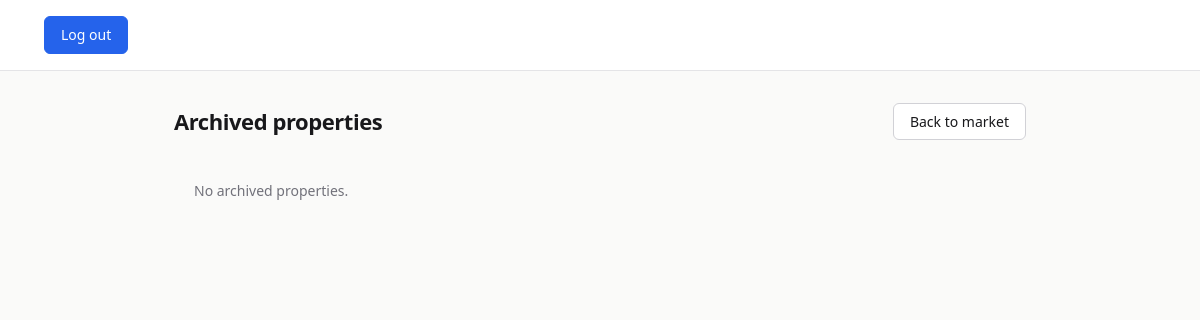
The app's page /propertytrack/rentals/archive/, older data.
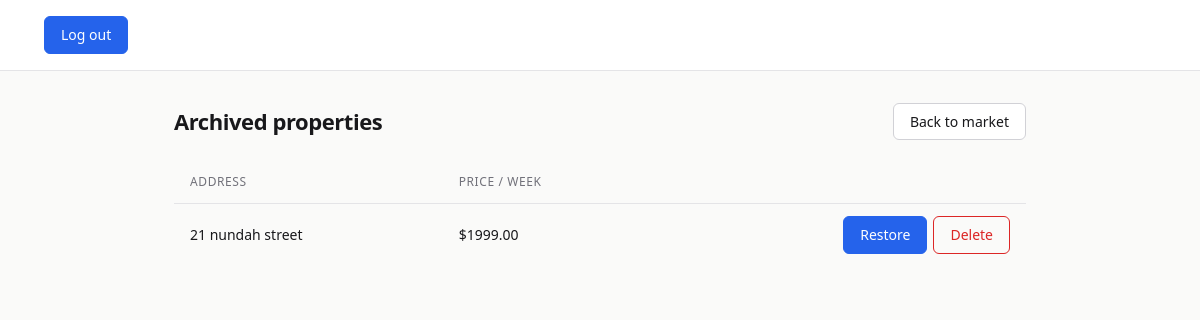
The same page, newer data.
### propertytrack/models.py (models this page shows, shortened)
class Rental(models.Model):
    address = models.CharField(max_length=255)
    rent_amount = models.DecimalField(max_digits=8, decimal_places=2)
    is_archived = models.BooleanField(default=False)
    created_at = models.DateTimeField(auto_now_add=True)

### propertytrack/views.py (the view)
# urls.py: path("rentals/archive/", views.rental_archive_list, name="rental_archive_list"),
def rental_archive_list(request):
    rentals = Rental.objects.filter(is_archived=True)
    return render(request, 'propertytrack/rentals/archive.html', {'rentals': rentals})

### propertytrack/templates/propertytrack/rentals/archive.html (shortened to what this page needs)
{% extends 'propertytrack/base.html' %}
{% block content %}
<div style="display:flex; justify-content:space-between; align-items:center; margin-bottom:20px;">
    <h2>Archived properties</h2>
    <a href="{% url 'propertytrack:rental_list' %}" class="btn">Back to market</a>
</div>
<div class="table-wrap">
    {% if rentals %}
    <table>
        <thead>
            <tr>
                <th>Address</th>
                <th>Price / week</th>
                <th></th>
            </tr>
        </thead>
        <tbody>
            {% for rental in rentals %}
            <tr>
                <td>{{ rental.address }}</td>
                <td>${{ rental.rent_amount }}</td>
                <td style="text-align:right;">
                    <div style="display:flex; gap:6px; justify-content:flex-end;">
                        <form method="POST" action="{% url 'propertytrack:rental_unarchive' rental.id %}" style="display:inline;">
                            <button type="submit" class="btn btn-sm btn-primary" onclick="return confirm('Restore this property to the market?')">Restore</button>
                        </form>
                        <form method="POST" action="{% url 'propertytrack:rental_delete' rental.id %}" style="display:inline;">
                            <button type="submit" class="btn btn-sm btn-danger" onclick="return confirm('Permanently delete this property? This cannot be undone.')">Delete</button>
                        </form>
                    </div>
                </td>
            </tr>
            {% endfor %}
        </tbody>
    </table>
    {% else %}
    <p style="padding:20px; color:var(--color-muted); font-size:14px;">No archived properties.</p>
    {% endif %}
</div>
{% endblock %}

Row changes from the older to the newer data that the page shows:
now on this page (row edited): Rental: address "21 nundah street", rent_amount "1999.00"
Text that changed along with them:
text no longer shown: "No archived properties."
text now shown: "ADDRESS PRICE / WEEK"
